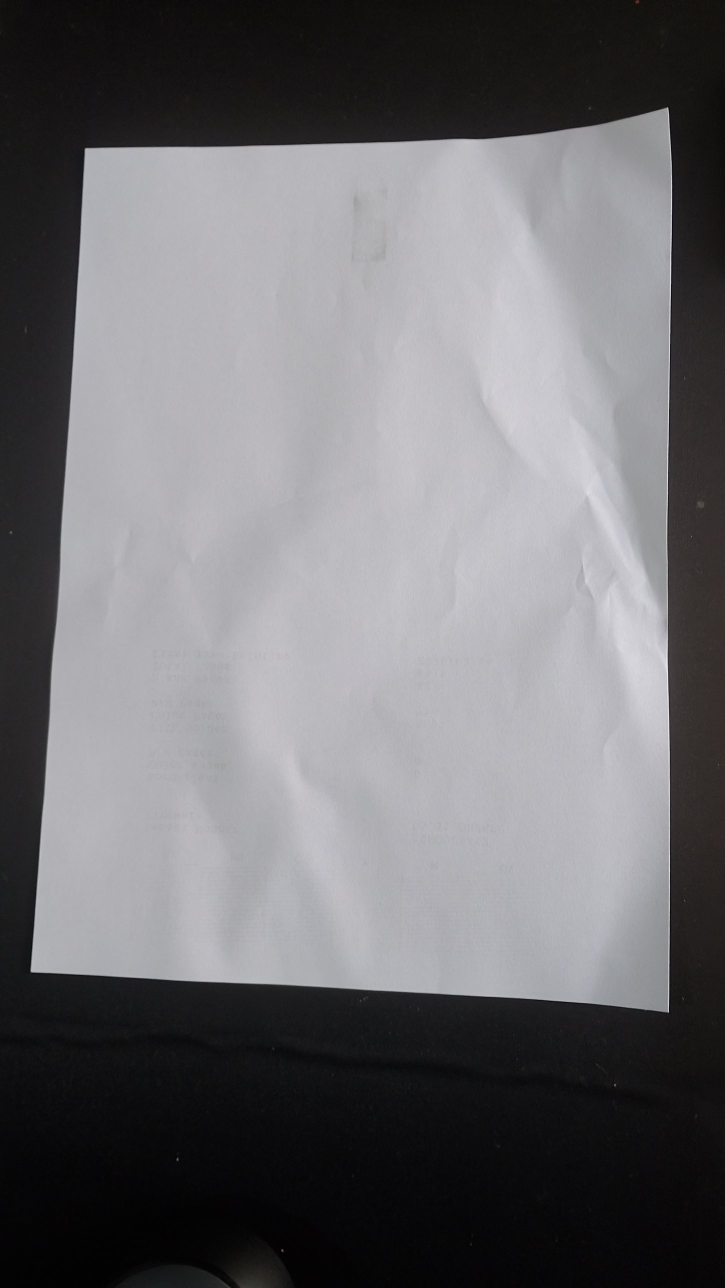
#> input picture tp-2/backend/tests/photos/hoja.jpg, 1450 x 2576 px (shown at 1/2 size)
$ python -i core.py   (imports and definitions only)
#> lines starting #> are read from the running program, lines starting #| are printed output that depends on the picture; after the words box and inside, x2 and y2 are one past the last pixel; in counts of white or black regions, pixels touching at a corner belong together
"""Reusable document detection and scanning pipeline built on OpenCV."""

from abc import ABC, abstractmethod
from dataclasses import dataclass

import cv2
import numpy as np

from docscan.exceptions import DocumentNotFound, InvalidImage


# [26 lines left out: functions _validate_image, ordenar_puntos, not called in this run]


class DocumentDetector:
    """Encuentra el cuadrilátero convexo que representa al documento."""

    # [68 lines left out: functions __init__, detect, _covers_image_border, not called in this run]


class PerspectiveCorrector:
    """Recorta el documento y lo rectifica sin fijar una proporción."""

    # [26 lines left out: function correct, not called in this run]


class Filter(ABC):
    """Interfaz común para los filtros del escáner."""

    @abstractmethod
    def apply(self, image: np.ndarray) -> np.ndarray:
        """Aplica el filtro y devuelve una imagen nueva."""


class ColorCorrectionFilter(Filter):
    """Neutraliza la dominante de color usando percentiles altos por canal."""

    # [5 lines left out: function apply, not called in this run]


class SoftenColorsFilter(Filter):
    """Aclara colores saturados sin modificar píxeles grises ni oscuros."""

    # [15 lines left out: functions __init__, apply, not called in this run]


class GrayscaleFilter(Filter):
    def apply(self, image: np.ndarray) -> np.ndarray:
        return cv2.cvtColor(image, cv2.COLOR_BGR2GRAY)


class BlackAndWhiteFilter(Filter):
    # [15 lines left out: function apply, not called in this run]


@dataclass(frozen=True)
class ScanOptions:
    color_mode: str = "color"
    color_correction: bool = True
    soften_colors: float = 0.0

    # [5 lines left out: function __post_init__, not called in this run]


@dataclass(frozen=True)
class ScanResult:
    image: np.ndarray
    corners: np.ndarray


class Scanner:
    """Coordina detección, corrección de perspectiva y filtros."""

    # [31 lines left out: functions __init__, scan, _build_filters, not called in this run]

>>> import cv2
>>> picture = cv2.imread('../tests/photos/hoja.jpg')
#> picture is the input picture: shape (2576, 1450, 3); mean B, G, R 112.4, 109.3, 110.2
>>> result = DocumentDetector().detect(picture)
#> in detect, `working = cv2.resize( image, (round(width * scale), round(height * sca..`:
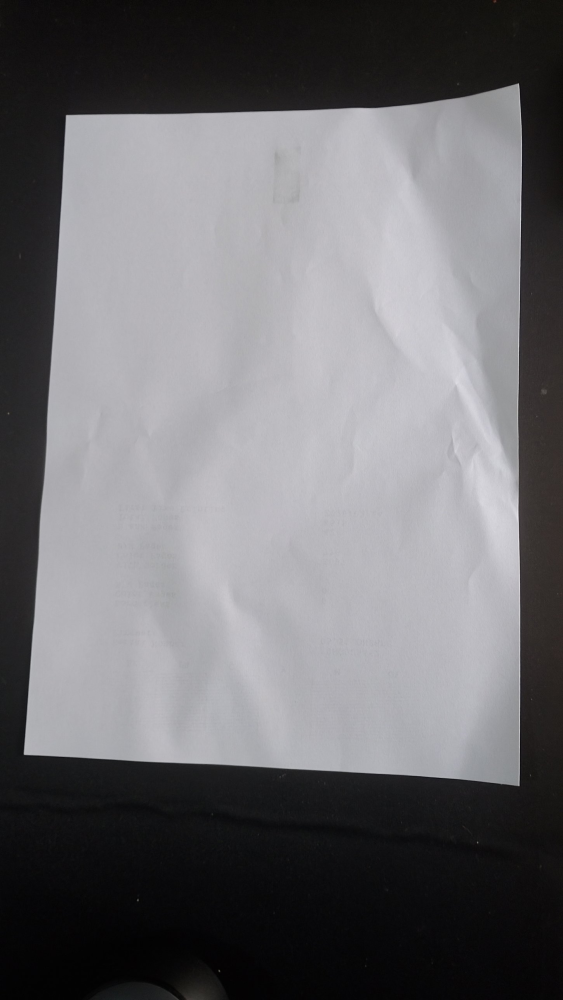
#> working: shape (1000, 563, 3); mean B, G, R 112.4, 109.3, 110.2
#> in detect, `edges = cv2.Canny(blurred, *self.canny_thresholds)`:
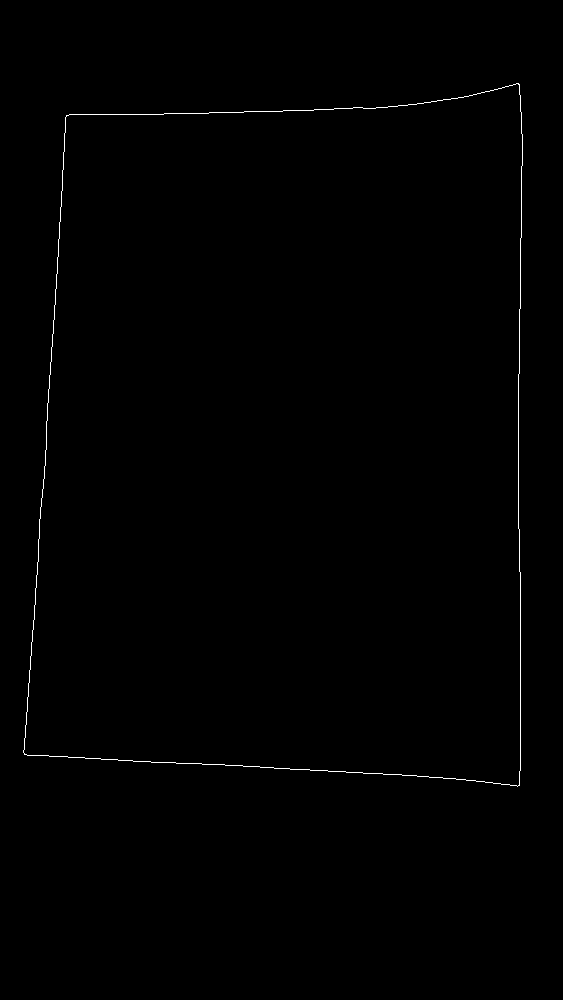
#> edges: shape (1000, 563); 0.41% white in thin lines or dots, all inside (x1, y1, x2, y2) = (23, 83, 523, 787)
#> in detect, `contours, _ = cv2.findContours( edges, cv2.RETR_LIST, cv2.CHAIN_APPROX..`: contours = 2 contours; box (x1, y1, x2, y2) and area: (23, 83, 523, 787) 313423, (24, 84, 523, 786) 313414
#> the loop in detect, `for contour in contours:` made 1 pass
#> result = [[170, 296.2], [1334.4, 213.8], [1336.9, 2022.2], [61.82, 1942.3]]
